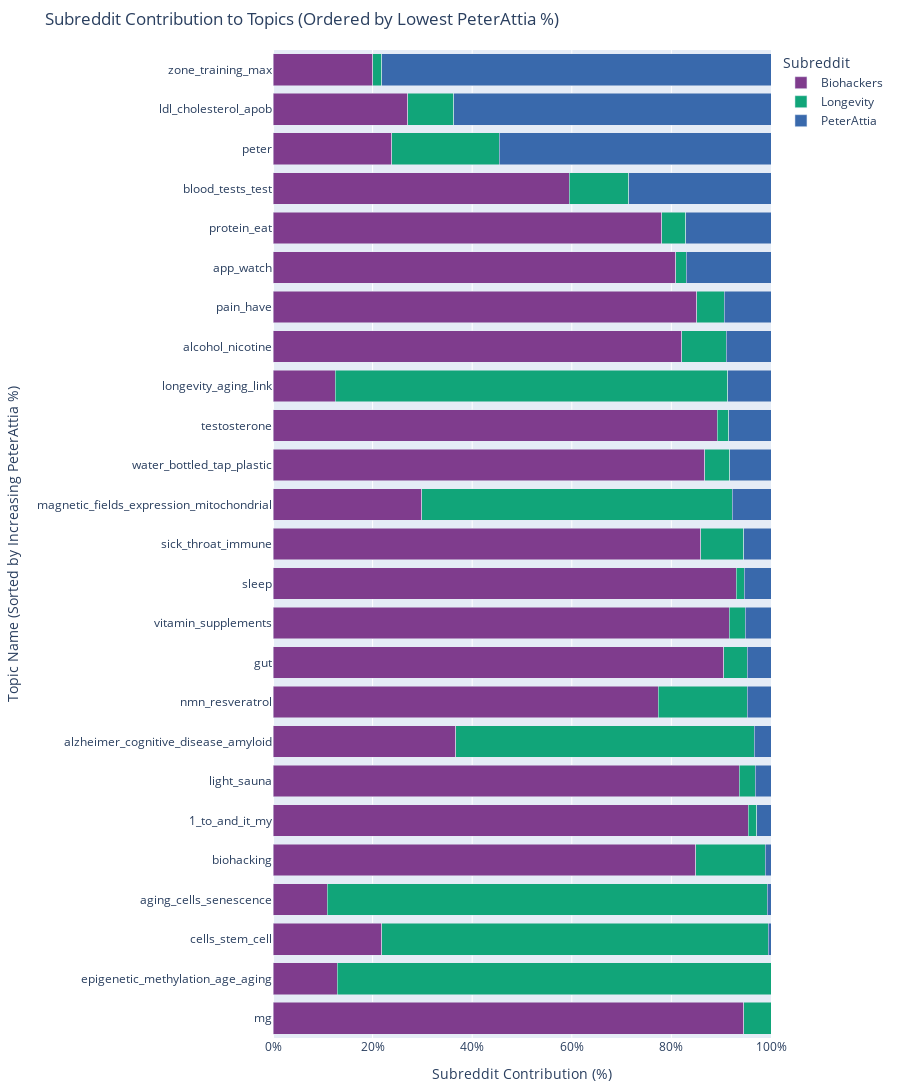

Here is the notebook cell this chart was saved with:
### Markdown cell above
# 📊 STEP 5: Subreddit Topic Contribution Analysis (Recap)

This step generates a key comparative visualization that identifies the community source for every major topic discovered by the model.

* **Metric:** The visualization calculates the percentage contribution of each subreddit (`Biohackers`, `Longevity`, `PeterAttia`) to the total documents within each final topic.
* **Topic Filtering:** Only topics with a minimum size (`MIN_DOCS = 50`) and non-outlier status are included, ensuring focus on robust discussions.
* **Custom Sorting (Key Feature):** The **y-axis is custom-ordered** to place topics with the **lowest contribution from r/PeterAttia** (Lowest PeterAttia %) at the **top**. This clearly highlights discussions dominated by **r/Longevity** and **r/Biohackers** at the top, transitioning to discussions dominated by **r/PeterAttia** at the bottom.
* **Visualization:** A normalized **Stacked Horizontal Bar Chart** is used, where each bar sums to 100%, allowing for a clear visual comparison of subreddit influence across all topics.

**Result:** This chart serves as the primary tool for distinguishing the unique conversational space of each subreddit.

### Code cell
# ====================================================================
# === STEP 5: VISUALIZATION OF SUBREDDIT CONTRIBUTION PER TOPIC (ORDERED BY LOWEST PETER ATTIA) ===
# ====================================================================

import pandas as pd
import numpy as np
import plotly.express as px

print("🔬 Analyzing subreddit contribution and ordering topics by LOWEST PeterAttia dominance...")

# --- 1. Data Preparation and Grouping ---
OUTLIER_ID = -1
MIN_DOCS = 50

# Helper to clean topic names for display (Copied from previous steps for robustness)
def clean_topic_name_for_display(topic_name):
    RESIDUAL_GENERIC = {"the", "to", "and", "of", "my", "in", "for", "is", "it", "that", "what", "we", "you", "on", "a", "an", "up", "from"}
    words = topic_name.split('_')
    cleaned_words = []
    seen = set()
    for word in words:
        if word.lower() not in RESIDUAL_GENERIC and word.strip() != '' and word.lower() not in seen:
            cleaned_words.append(word)
            seen.add(word.lower())
    if cleaned_words and cleaned_words[0].isdigit():
        cleaned_words = cleaned_words[1:]
    if not cleaned_words:
        return topic_name
    return '_'.join(cleaned_words[:4])

# Generate the clean map from the topic_model
topic_names_map = {topic_id: clean_topic_name_for_display(name)
                   for topic_id, name in topic_model.topic_labels_.items()}
topic_names_map[OUTLIER_ID] = "Outlier (-1)"


# Calculate counts, totals, and percentages
df_analysis = df[['topic_global', 'subreddit']].copy()
topic_subreddit_counts = df_analysis.groupby(['topic_global', 'subreddit']).size().reset_index(name='Count')
topic_totals = topic_subreddit_counts.groupby('topic_global')['Count'].sum().reset_index(name='TopicTotal')
topic_subreddit_counts = topic_subreddit_counts.merge(topic_totals, on='topic_global')
topic_subreddit_counts['Percentage'] = (topic_subreddit_counts['Count'] / topic_subreddit_counts['TopicTotal']) * 100
topic_subreddit_counts['TopicName'] = topic_subreddit_counts['topic_global'].map(topic_names_map)

# Filter out small topics and outliers for visualization focus
topic_report = topic_subreddit_counts[
    (topic_subreddit_counts['TopicTotal'] >= MIN_DOCS) &
    (topic_subreddit_counts['topic_global'] != OUTLIER_ID)
].copy()


# --- 2. Custom Sorting Logic: Increasing PeterAttia Percentage ---

# Isolate the PeterAttia percentages
peter_attia_df = topic_report[topic_report['subreddit'] == 'PeterAttia'][['TopicName', 'Percentage']].copy()
peter_attia_df.rename(columns={'Percentage': 'PeterAttia_Percentage'}, inplace=True)

# Merge this percentage back to the main report (using TopicName to avoid duplicates in merge key)
topic_report = topic_report.merge(peter_attia_df, on='TopicName', how='left').fillna(0)


# Get the new custom order for the y-axis: Lowest PeterAttia % first
# We change ascending=False (previous) to ascending=True (new request)
topic_order_custom = topic_report.drop_duplicates(subset='TopicName').sort_values(
    by='PeterAttia_Percentage',
    ascending=True # <--- KEY CHANGE: True for ascending (lowest contribution at top)
)['TopicName'].tolist()


# Apply the custom order to the TopicName column
topic_report['TopicName'] = pd.Categorical(topic_report['TopicName'], categories=topic_order_custom, ordered=True)

# --- 3. Visualization (Normalized Stacked Bar Chart) ---

fig = px.bar(
    topic_report,
    x='Percentage',
    y='TopicName',
    color='subreddit',
    orientation='h', # Horizontal bars
    # Configure hover data
    hover_data={'TopicName': False, 'Count': True, 'TopicTotal': True, 'Percentage': ':.1f', 'PeterAttia_Percentage': ':.1f'},
    title='Subreddit Contribution to Topics (Ordered by Lowest PeterAttia %)',
    labels={
        'Percentage': 'Percentage of Topic Documents',
        'TopicName': 'Topic Name',
        'subreddit': 'Subreddit'
    },
    height=1500, # Using your requested height
    width=900,
    color_discrete_sequence=px.colors.qualitative.Bold
)

# Customizing the layout
fig.update_layout(
    xaxis_title='Subreddit Contribution (%)',
    # Update y-axis title to reflect the new ordering
    yaxis_title='Topic Name (Sorted by Increasing PeterAttia %)',
    legend_title='Subreddit',
    # Ensure the plot respects the new categorical order
    yaxis={'categoryorder': 'array', 'categoryarray': topic_order_custom},
    # Increase left margin to prevent long topic names from being cut off
    margin=dict(l=250, r=20, t=50, b=50),
    barmode='stack',
)

# Ensure the x-axis is fixed from 0 to 100%
fig.update_xaxes(range=[0, 100], ticksuffix="%")

fig.show()

print("\n✅ Subreddit contribution visualization generated, ordered by lowest PeterAttia dominance.")

### Figure 1 — Plotly figure (JSON) as saved in the notebook; plotly's stock layout.template omitted (floating-point values rounded to 4 significant figures)
{"data": [{"customdata": [[458.0, 500.0, 5.2], [393.0, 412.0, 2.913], [46.0, 368.0, 8.696], [76.0, 281.0, 63.7], [44.0, 220.0, 78.18], [241.0, 259.0, 5.405], [176.0, 188.0, 3.191], [43.0, 393.0, 0.7634], [157.0, 176.0, 8.523], [152.0, 179.0, 1.117], [55.0, 150.0, 3.333], [114.0, 141.0, 17.02], [132.0, 169.0, 17.16], [100.0, 168.0, 28.57], [38.0, 174.0, 0.5747], [31.0, 130.0, 54.62], [11.0, 85.0, 0.0], [76.0, 84.0, 4.762], [91.0, 107.0, 9.346], [65.0, 84.0, 4.762], [79.0, 92.0, 5.435], [52.0, 60.0, 8.333], [55.0, 67.0, 8.955], [23.0, 77.0, 7.792], [87.0, 92.0, 0.0]], "hovertemplate": "Subreddit=Biohackers<br>Percentage of Topic Documents=%{x:.1f}<br>Count=%{customdata[0]}<br>TopicTotal=%{customdata[1]}<br>PeterAttia_Percentage=%{customdata[2]:.1f}<extra></extra>", "legendgroup": "Biohackers", "marker": {"color": "rgb(127, 60, 141)", "pattern": {"shape": ""}}, "name": "Biohackers", "orientation": "h", "showlegend": true, "textposition": "auto", "x": [91.6, 95.39, 12.5, 27.05, 20.0, 93.05, 93.62, 10.94, 89.2, 84.92, 36.67, 80.85, 78.11, 59.52, 21.84, 23.85, 12.94, 90.48, 85.05, 77.38, 85.87, 86.67, 82.09, 29.87, 94.57], "xaxis": "x", "y": ["vitamin_supplements", "1_to_and_it_my", "longevity_aging_link", "ldl_cholesterol_apob", "zone_training_max", "sleep", "light_sauna", "aging_cells_senescence", "testosterone", "biohacking", "alzheimer_cognitive_disease_amyloid", "app_watch", "protein_eat", "blood_tests_test", "cells_stem_cell", "peter", "epigenetic_methylation_age_aging", "gut", "pain_have", "nmn_resveratrol", "sick_throat_immune", "water_bottled_tap_plastic", "alcohol_nicotine", "magnetic_fields_expression_mitochondrial", "mg"], "yaxis": "y", "type": "bar"}, {"customdata": [[16.0, 500.0, 5.2], [7.0, 412.0, 2.913], [290.0, 368.0, 8.696], [26.0, 281.0, 63.7], [4.0, 220.0, 78.18], [4.0, 259.0, 5.405], [6.0, 188.0, 3.191], [347.0, 393.0, 0.7634], [4.0, 176.0, 8.523], [25.0, 179.0, 1.117], [90.0, 150.0, 3.333], [3.0, 141.0, 17.02], [8.0, 169.0, 17.16], [20.0, 168.0, 28.57], [135.0, 174.0, 0.5747], [28.0, 130.0, 54.62], [74.0, 85.0, 0.0], [4.0, 84.0, 4.762], [6.0, 107.0, 9.346], [15.0, 84.0, 4.762], [8.0, 92.0, 5.435], [3.0, 60.0, 8.333], [6.0, 67.0, 8.955], [48.0, 77.0, 7.792], [5.0, 92.0, 0.0]], "hovertemplate": "Subreddit=Longevity<br>Percentage of Topic Documents=%{x:.1f}<br>Count=%{customdata[0]}<br>TopicTotal=%{customdata[1]}<br>PeterAttia_Percentage=%{customdata[2]:.1f}<extra></extra>", "legendgroup": "Longevity", "marker": {"color": "rgb(17, 165, 121)", "pattern": {"shape": ""}}, "name": "Longevity", "orientation": "h", "showlegend": true, "textposition": "auto", "x": [3.2, 1.699, 78.8, 9.253, 1.818, 1.544, 3.191, 88.3, 2.273, 13.97, 60.0, 2.128, 4.734, 11.9, 77.59, 21.54, 87.06, 4.762, 5.607, 17.86, 8.696, 5.0, 8.955, 62.34, 5.435], "xaxis": "x", "y": ["vitamin_supplements", "1_to_and_it_my", "longevity_aging_link", "ldl_cholesterol_apob", "zone_training_max", "sleep", "light_sauna", "aging_cells_senescence", "testosterone", "biohacking", "alzheimer_cognitive_disease_amyloid", "app_watch", "protein_eat", "blood_tests_test", "cells_stem_cell", "peter", "epigenetic_methylation_age_aging", "gut", "pain_have", "nmn_resveratrol", "sick_throat_immune", "water_bottled_tap_plastic", "alcohol_nicotine", "magnetic_fields_expression_mitochondrial", "mg"], "yaxis": "y", "type": "bar"}, {"customdata": [[26.0, 500.0, 5.2], [12.0, 412.0, 2.913], [32.0, 368.0, 8.696], [179.0, 281.0, 63.7], [172.0, 220.0, 78.18], [14.0, 259.0, 5.405], [6.0, 188.0, 3.191], [3.0, 393.0, 0.7634], [15.0, 176.0, 8.523], [2.0, 179.0, 1.117], [5.0, 150.0, 3.333], [24.0, 141.0, 17.02], [29.0, 169.0, 17.16], [48.0, 168.0, 28.57], [1.0, 174.0, 0.5747], [71.0, 130.0, 54.62], [4.0, 84.0, 4.762], [10.0, 107.0, 9.346], [4.0, 84.0, 4.762], [5.0, 92.0, 5.435], [5.0, 60.0, 8.333], [6.0, 67.0, 8.955], [6.0, 77.0, 7.792]], "hovertemplate": "Subreddit=PeterAttia<br>Percentage of Topic Documents=%{x:.1f}<br>Count=%{customdata[0]}<br>TopicTotal=%{customdata[1]}<br>PeterAttia_Percentage=%{customdata[2]:.1f}<extra></extra>", "legendgroup": "PeterAttia", "marker": {"color": "rgb(57, 105, 172)", "pattern": {"shape": ""}}, "name": "PeterAttia", "orientation": "h", "showlegend": true, "textposition": "auto", "x": [5.2, 2.913, 8.696, 63.7, 78.18, 5.405, 3.191, 0.7634, 8.523, 1.117, 3.333, 17.02, 17.16, 28.57, 0.5747, 54.62, 4.762, 9.346, 4.762, 5.435, 8.333, 8.955, 7.792], "xaxis": "x", "y": ["vitamin_supplements", "1_to_and_it_my", "longevity_aging_link", "ldl_cholesterol_apob", "zone_training_max", "sleep", "light_sauna", "aging_cells_senescence", "testosterone", "biohacking", "alzheimer_cognitive_disease_amyloid", "app_watch", "protein_eat", "blood_tests_test", "cells_stem_cell", "peter", "gut", "pain_have", "nmn_resveratrol", "sick_throat_immune", "water_bottled_tap_plastic", "alcohol_nicotine", "magnetic_fields_expression_mitochondrial"], "yaxis": "y", "type": "bar"}], "layout": {"xaxis": {"anchor": "y", "domain": [0.0, 1.0], "title": {"text": "Subreddit Contribution (%)"}, "range": [0, 100], "ticksuffix": "%"}, "yaxis": {"anchor": "x", "domain": [0.0, 1.0], "title": {"text": "Topic Name (Sorted by Increasing PeterAttia %)"}, "categoryorder": "array", "categoryarray": ["mg", "epigenetic_methylation_age_aging", "cells_stem_cell", "aging_cells_senescence", "biohacking", "1_to_and_it_my", "light_sauna", "alzheimer_cognitive_disease_amyloid", "nmn_resveratrol", "gut", "vitamin_supplements", "sleep", "sick_throat_immune", "magnetic_fields_expression_mitochondrial", "water_bottled_tap_plastic", "testosterone", "longevity_aging_link", "alcohol_nicotine", "pain_have", "app_watch", "protein_eat", "blood_tests_test", "peter", "ldl_cholesterol_apob", "zone_training_max"]}, "legend": {"title": {"text": "Subreddit"}, "tracegroupgap": 0}, "title": {"text": "Subreddit Contribution to Topics (Ordered by Lowest PeterAttia %)"}, "barmode": "stack", "height": 1500, "width": 900, "margin": {"l": 250, "r": 20, "t": 50, "b": 50}}}
